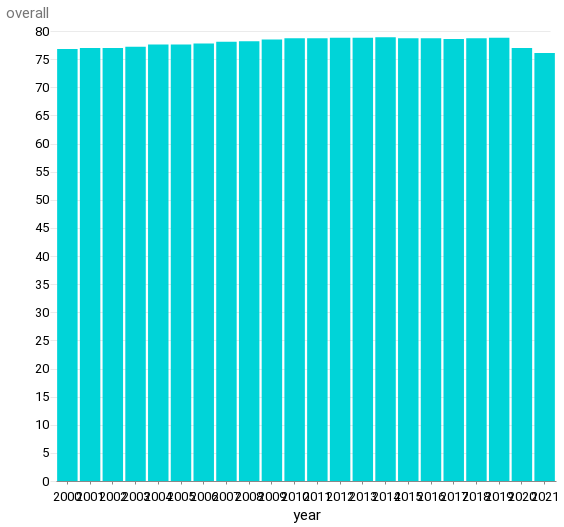

Notebook code cell kept with this figure:
### Code cell
alt.Chart(df_overall).mark_bar().encode(x="year", y="overall").properties(width=500)

### Figure 1 — Vega-Lite specification as saved in the notebook (floating-point values rounded to 4 significant figures)
{"config": {"view": {"width": 800, "height": 450, "strokeOpacity": 0}, "background": "#ffffff", "title": {"anchor": "start", "font": "Summit Sans", "fontColor": "palette[\"black\"]", "fontSize": 18, "fontWeight": "normal"}, "arc": {"fill": "#00d4d8"}, "area": {"fill": "#00d4d8"}, "line": {"stroke": "#00d4d8", "strokeWidth": 3}, "path": {"stroke": "#00d4d8"}, "rect": {"fill": "#00d4d8"}, "shape": {"stroke": "#00d4d8"}, "bar": {"fill": "#00d4d8"}, "point": {"stroke": "#00d4d8"}, "symbol": {"fill": "#00d4d8", "size": 30}, "axis": {"titleFont": "Roboto", "titleFontSize": 15, "titleFontWeight": "normal", "labelFont": "Roboto, sans", "labelFontSize": 13, "labelFontWeight": "normal"}, "axisX": {"labelAngle": 0, "labelPadding": 6, "tickSize": 3, "grid": false}, "axisY": {"labelBaseline": "middle", "maxExtent": 45, "minExtent": 45, "titleAlign": "left", "titleAngle": 0, "titleX": -45, "titleY": -11, "domainOpacity": 0, "gridWidth": 0.6, "gridColor": "#dddddd", "offset": 6, "tickSize": 0, "titleColor": "#767676"}, "legend": {"titleFont": "Roboto", "titleFontSize": 15, "titleFontWeight": "normal", "symbolType": "square", "labelFont": "Roboto, sans", "labelFontSize": 13}, "range": {"category": ["#005f66", "#e37e2d", "#d64a3b", "#76b0ef", "#c1bc40"], "diverging": ["#e68a4f", "#f4bb6a", "#f9e39c", "#dadfe2", "#a6b7c6", "#849eae"], "heatmap": ["#7ff6f6", "#00eeef", "#00d4d8", "#00abb2", "#00848b", "#fbf2c7", "#00363d"], "ordinal": ["#7ff6f6", "#00eeef", "#00d4d8", "#00abb2", "#00848b", "#fbf2c7", "#00363d"], "ramp": ["#7ff6f6", "#00eeef", "#00d4d8", "#00abb2", "#00848b", "#fbf2c7", "#00363d"]}}, "data": {"name": "data-470fabf90e67d1165bbad4caed061025"}, "mark": "bar", "encoding": {"x": {"field": "year", "type": "nominal"}, "y": {"field": "overall", "type": "quantitative"}}, "width": 500, "$schema": "https://vega.github.io/schema/vega-lite/v4.17.0.json", "datasets": {"data-470fabf90e67d1165bbad4caed061025": [{"year": "2021", "overall": 76.1}, {"year": "2020", "overall": 77}, {"year": "2019", "overall": 78.8}, {"year": "2018", "overall": 78.7}, {"year": "2017", "overall": 78.6}, {"year": "2016", "overall": 78.7}, {"year": "2015", "overall": 78.7}, {"year": "2014", "overall": 78.9}, {"year": "2013", "overall": 78.8}, {"year": "2012", "overall": 78.8}, {"year": "2011", "overall": 78.7}, {"year": "2010", "overall": 78.7}, {"year": "2009", "overall": 78.5}, {"year": "2008", "overall": 78.2}, {"year": "2007", "overall": 78.1}, {"year": "2006", "overall": 77.8}, {"year": "2005", "overall": 77.6}, {"year": "2004", "overall": 77.6}, {"year": "2003", "overall": 77.2}, {"year": "2002", "overall": 77}, {"year": "2001", "overall": 77}, {"year": "2000", "overall": 76.8}]}}
